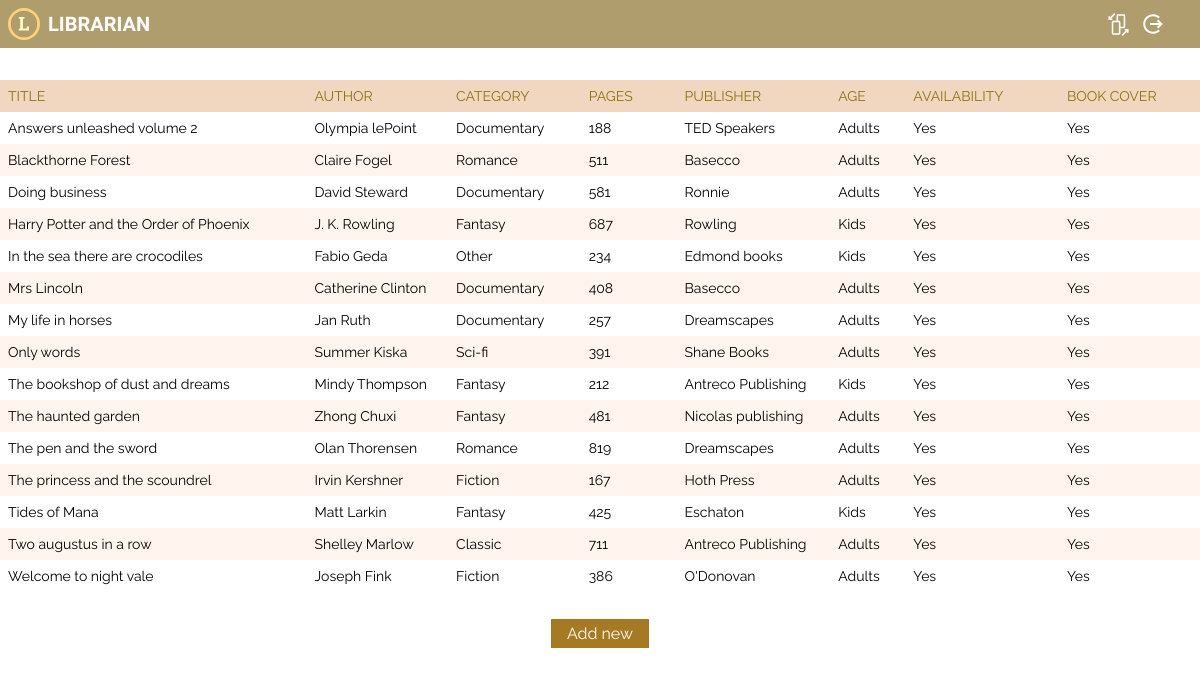
The app's page /admin/index.php (signed in) with its own data.
### tables this page shows
CREATE TABLE `book` (
  `id` int(11) NOT NULL,
  `author` varchar(100) DEFAULT NULL,
  `title` varchar(100) DEFAULT NULL,
  `year` year(4) DEFAULT NULL,
  `category` int(11) DEFAULT NULL,
  `pages` int(11) DEFAULT NULL,
  `publisher` varchar(100) DEFAULT NULL,
  `age_from` int(11) NOT NULL,
  `is_available` tinyint(1) NOT NULL,
  `image_file` varchar(255) DEFAULT NULL
);

### admin/includes/columns.php (called while the page is built)
<?php
$table_columns = [
    'id' =>'id',
    'title' => 'title',
    'author' => 'author',
    'category' => 'category',
    'pages' => 'pages',
    'publisher' => 'publisher',
    'age_from' => 'age',
    'is_available' => 'Availability',
    'image_file' => "Book cover"
];

### classes/Book.php (called while the page is built, shortened)
<?php
 class Book
 {
     public static function getAllBooks($conn)
     {
        $sql = "SELECT * FROM book ORDER BY title";
        $result = $conn->query($sql);
        if ($result) {
            return $result->fetchAll(PDO::FETCH_ASSOC);
        } else {
            echo "Cannot fetch data";
        }
     }
 }

### admin/index.php (the view, shortened to what this page needs)
<?php
$conn = require '../includes/db.php';
require 'includes/header.php';
require 'includes/columns.php';
$results = Book::getAllBooks($conn);
$book = new Book();
?>
<section class="books-display__admin">
    <table class="books__admin">
        <thead>
            <tr>
                <?php foreach (array_slice($table_columns, 1) as $key => $value) : ?>
                    <th class="books__admin-head">
                        <?= $value ?>
                    </th>
                <?php endforeach; ?>
            </tr>
        </thead>
        <tbody>
        <?php foreach ($results as $result) : ?>
            <tr class="books__admin-row-edit" data-id="<?= $result['id'] ?>">
                <?php foreach (array_slice($table_columns, 1) as $key => $value) : ?>
                    <td>
                        <?php if ($key == 'category'): ?>
                            <?php foreach($book->categories as $key=>$cats) : ?>
                        <?php if ($result['category'] == $key): ?>
                            <?= ucfirst($cats) ?>
                            <?php endif; ?>
                    <?php endforeach; ?>
                        <?php elseif ($key == 'age_from'): ?>
                                <?= $result[$key] == '0' ? 'Kids' : 'Adults' ?>
                        <?php elseif ($key == 'is_available'): ?>
                                <?= $result[$key] == '1' ? 'Yes' : "No" ?>
                        <?php elseif ($key == 'image_file') : ?>
                                <?= $result[$key] !== '' ? "Yes" : "No" ?>
                        <?php else: ?>
                        <?= $result[$key] ?>
                        <?php endif; ?>
                    </td>
                <?php endforeach; ?>
            </tr>
        <?php endforeach; ?>
        </tbody>
    </table>
    <div class="books__admin-new">
    <a href="book-new.php" class="books__admin-new-book">Add new</a>
    </div>
</section>
<?php require 'includes/footer.php'; ?>

### admin/includes/header.php (shortened to what this page needs)
<!DOCTYPE html>
<html>
<head>
    <link rel="stylesheet" href="../css/styles.css">
</head>
<body>
<header>
        <div class="grid-boundries">
             <div class="logo">
                <a href="../admin/index.php">
                <div class="logo__wrapper">
                <img src="/../librarian/images/logo.svg" alt="#">
                <h2>Librarian</h2>
                </div>
                </a>
            </div>
            <nav class="authorisation">
                <ul class="authorisation__nav__admin">
                    <li><a href="../index.php">
                    <img id="user-credentials" class="switch-icon" src="../images/switch.svg" ></a></li>
                    <li><a href="../logout-user.php">
                    <img id="user-credentials" class="logout-icon" src="../images/logout.svg" >
                    </a></li>
                </ul>
            </nav>
        </div>
    </header>
    <main>

### includes/footer.php (shortened to what this page needs)
</main>
    </body>
</html>

### css/styles.css (style rules this page uses)
:root { --default-font: "Raleway"; --logo-font: 'Reem Kufi'; --primary-color: #AF9D6D; --secondary-color: #A67923; --singup-color: #ffcc25; --logout-color: #FFED4B; --faded-text-color: #ACACAC; --bright-background: #f1d7c0; --nd-row-background: #fff5ee; }
a { text-decoration: none; color: black; }
body { font-family: var(--default-font); }
* { padding: 0; margin: 0; }
h2, h3 { font-family: var(--logo-font); }
h2 { color: white; }
main { max-width: 1440px; margin: 0 auto; }
header { position: relative; background-color: var(--primary-color); }
.grid-boundries { max-width: 1440px; margin: 0 auto; display: grid; grid-template-columns: repeat(8, 1fr); }
.logo { grid-column: 1/5; }
.logo__wrapper { display: flex; align-items: center; }
.logo img { padding: .5rem .5rem; width: 2rem; height: auto; }
.logo h2 { font-size: 20px; text-transform: uppercase; display: inline; }
.authorisation { grid-column: 5/9; display: flex; align-items: center; justify-content: flex-end; padding-right: 1rem; }
.authorisation__nav, .authorisation__nav__admin { list-style-type: none; font-size: 12px; }
ul.authorisation__nav li, ul.authorisation__nav__admin li { font-family: var(--default-font); display: inline; font-weight: 600; padding: 0 .2rem; }
.authorisation__nav__admin li:first-child a { color: white; }
.authorisation__nav__admin li:last-child a { color: var(--logout-color); }
.books__admin { width: 100%; margin: 2em auto 0 auto; border-collapse: collapse; }
.books__admin-head { font-size: 14px; text-align: left; text-transform: uppercase; font-weight: 400; color: #8E720E; }
.books__admin thead { background-color: var(--bright-background); font-size: 14rem; }
.books__admin-head:first-child { padding-left: .5rem; }
.books__admin tbody { font-size: .875rem; }
.books__admin tbody tr:nth-child(even) { background-color: var(--nd-row-background); }
.books__admin thead tr th { padding: .5rem 1rem .5rem 0rem; }
thead tr th:not(:last-child) { padding-right: 2rem; }
.books__admin td { padding: .5rem 0 .5rem 0; }
.books__admin tbody tr { transition: all .4s; cursor: pointer; }
.books__admin-new { text-align: center; margin-top: 2rem; }
.books__admin-new-book { padding: .3rem 1rem; border: none; text-decoration: none; background-color: var(--secondary-color); color: white; }
.shopping-basket, .user-icon, .logout-icon { width: 1.5rem; height: auto; }
.switch-icon { width: 1.6rem; height: auto; }
.logout-icon, .switch-icon { position: relative; }
.logout-icon { top: 1px; }
.switch-icon { top: 2px; }
@media screen and (min-width: 576px) { .authorisation { grid-column: 6/9; margin-right: 1rem; justify-content: flex-end; } }
@media only screen and (min-width: 851px) { .books__admin tbody tr td:first-child { padding-left: .5rem; } }

### records on screen
book: title "Answers unleashed volume 2", author "Olympia lePoint", cats "Documentary", pages "188", publisher "TED Speakers", age_from "Adults", is_available "Yes"
book: title "Blackthorne Forest", author "Claire Fogel", cats "Romance", pages "511", publisher "Basecco", age_from "Adults", is_available "Yes"
book: title "Doing business", author "David Steward", cats "Documentary", pages "581", publisher "Ronnie", age_from "Adults", is_available "Yes"
book: title "Harry Potter and the Order of Phoenix", author "J. K. Rowling", cats "Fantasy", pages "687", publisher "Rowling", age_from "Kids", is_available "Yes"
book: title "In the sea there are crocodiles", author "Fabio Geda", cats "Other", pages "234", publisher "Edmond books", age_from "Kids", is_available "Yes"
book: title "Mrs Lincoln", author "Catherine Clinton", cats "Documentary", pages "408", publisher "Basecco", age_from "Adults", is_available "Yes"
book: title "My life in horses", author "Jan Ruth", cats "Documentary", pages "257", publisher "Dreamscapes", age_from "Adults", is_available "Yes"
book: title "Only words", author "Summer Kiska", cats "Sci-fi", pages "391", publisher "Shane Books", age_from "Adults", is_available "Yes"
book: title "The bookshop of dust and dreams", author "Mindy Thompson", cats "Fantasy", pages "212", publisher "Antreco Publishing", age_from "Kids", is_available "Yes"
book: title "The haunted garden", author "Zhong Chuxi", cats "Fantasy", pages "481", publisher "Nicolas publishing", age_from "Adults", is_available "Yes"
book: title "The pen and the sword", author "Olan Thorensen", cats "Romance", pages "819", publisher "Dreamscapes", age_from "Adults", is_available "Yes"
book: title "The princess and the scoundrel", author "Irvin Kershner", cats "Fiction", pages "167", publisher "Hoth Press", age_from "Adults", is_available "Yes"
book: title "Tides of Mana", author "Matt Larkin", cats "Fantasy", pages "425", publisher "Eschaton", age_from "Kids", is_available "Yes"
book: title "Two augustus in a row", author "Shelley Marlow", cats "Classic", pages "711", publisher "Antreco Publishing", age_from "Adults", is_available "Yes"
book: title "Welcome to night vale", author "Joseph Fink", cats "Fiction", pages "386", publisher "O'Donovan", age_from "Adults", is_available "Yes"

### other values on screen
$value "TITLE"
$value "AUTHOR"
$value "CATEGORY"
$value "PAGES"
$value "PUBLISHER"
$value "AGE"
$value "AVAILABILITY"
$value "BOOK COVER"
